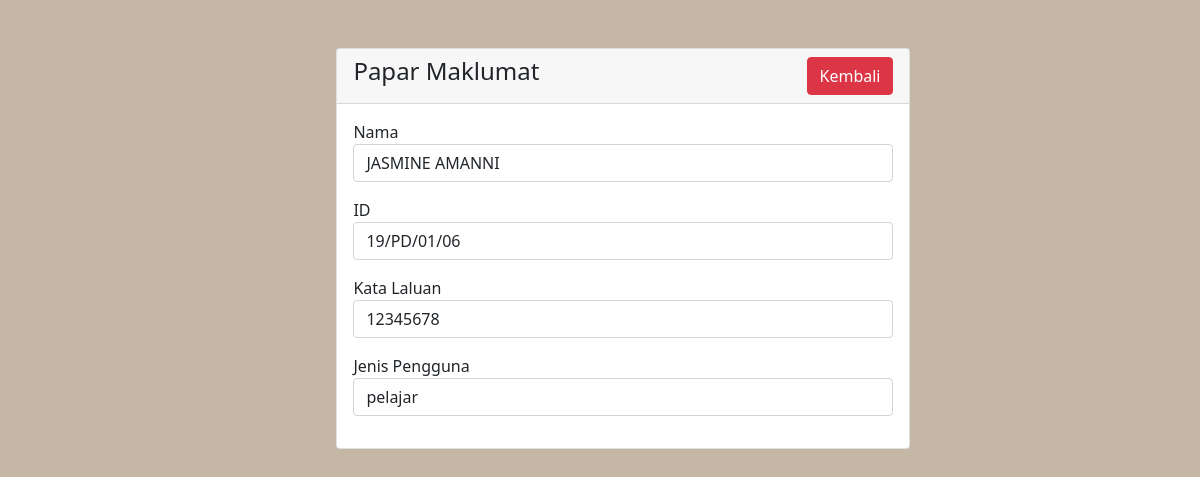
The app's page /admin2/studentView.php?id=401 with its own data.
### tables this page shows
CREATE TABLE `pengguna` (
  `id` int(11) NOT NULL,
  `nama` varchar(200) NOT NULL,
  `username` varchar(50) NOT NULL,
  `password` varchar(50) NOT NULL,
  `usertype` varchar(50) NOT NULL DEFAULT 'user',
  `nama_penyelia` varchar(100) NOT NULL
);

### admin2/studentView.php (the view, shortened to what this page needs)
<!doctype html>
<html lang="en">
  <head>
    <link href="https://cdn.jsdelivr.net/npm/bootstrap@5.1.3/dist/css/bootstrap.min.css" rel="stylesheet">
</head>
<body style="background-color: #c4b7a6;">
    <div class="container mt-5">
        <div class="row">
            <div class="col-sm-8">
                <div class="card">
                    <div class="card-header">
                        <h4>Papar Maklumat
                            <a href="index.php" class="btn btn-danger float-end">Kembali</a>
                        </h4>
                    </div>
                    <div class="card-body">
                        <?php
                        if(isset($_GET['id']))
                        {
                            $user_id = mysqli_real_escape_string($conn, $_GET['id']);
                            $query = "SELECT * FROM pengguna WHERE id='$user_id' ";
                            $query_run = mysqli_query($conn, $query);
                            if(mysqli_num_rows($query_run) > 0)
                            {
                                $user = mysqli_fetch_array($query_run);
                                ?>
                                    <div class="mb-3">
                                    <label>Nama</label>
                                        <p class="form-control">
                                        <?=$user['nama'];?>
                                    </p>
                                    </div>
                                    <div class="mb-3">
                                        <label>ID</label>
                                        <p class="form-control">
                                        <?=$user['username'];?>
                                    </p>
                                    </div>
                                    <div class="mb-3">
                                        <label>Kata Laluan</label>
                                        <p class="form-control">
                                        <?=$user['password'];?>
                                        </p>
                                    </div>
                                    <div class="mb-3">
                                        <label>Jenis Pengguna</label>
                                        <p class="form-control">
                                        <?=$user['usertype'];?>
                                        </p>
                                    </div>
                                <?php
                            }
                            else
                            {
                                echo "<h4>No Such Id Found</h4>";
                            }
                        }
                        ?>
                    </div>
                </div>
            </div>
        </div>
    </div>
</body>
</html>

### admin2/studentView.php (style rules this page uses)
.card { margin-left: 40%; margin-right: -18%; }

### records on screen
pengguna: nama "JASMINE AMANNI", username "19/PD/01/06", password "12345678", usertype "pelajar"
